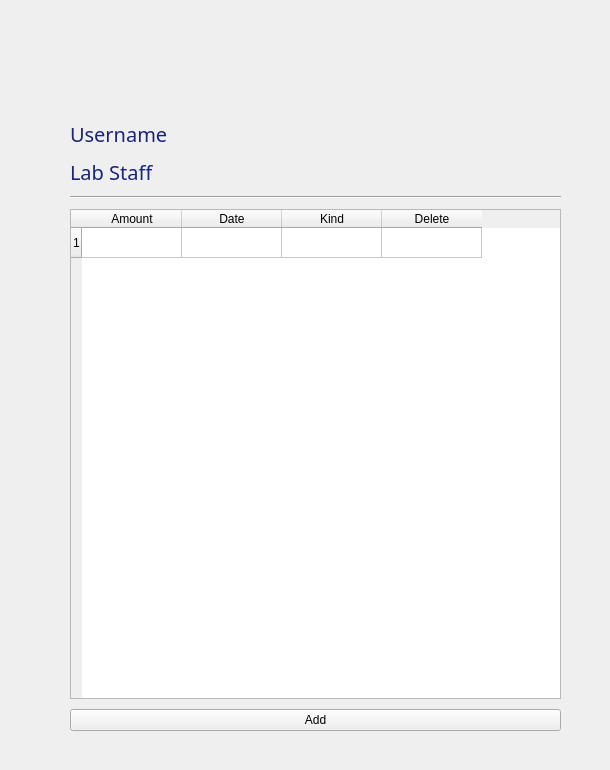
    <widget class="QWidget" name="AccountantPage">
     <widget class="QWidget" name="verticalLayoutWidget_11">
      <property name="geometry">
       <rect>
        <x>30</x>
        <y>90</y>
        <width>571</width>
        <height>671</height>
       </rect>
      </property>
      <layout class="QVBoxLayout" name="AccountantPageLayout">
       <property name="spacing">
        <number>10</number>
       </property>
       <property name="leftMargin">
        <number>40</number>
       </property>
       <property name="topMargin">
        <number>30</number>
       </property>
       <property name="rightMargin">
        <number>40</number>
       </property>
       <property name="bottomMargin">
        <number>30</number>
       </property>
       <item>
        <widget class="QLabel" name="AccountantPageUsernameLabel">
         <property name="font">
          <font>
           <family>Rockwell</family>
           <pointsize>15</pointsize>
          </font>
         </property>
         <property name="styleSheet">
          <string notr="true">color: #1a237e;
</string>
         </property>
         <property name="text">
          <string>Username</string>
         </property>
        </widget>
       </item>
       <item>
        <widget class="QLabel" name="AccountantPageRoleLabel">
         <property name="font">
          <font>
           <family>Rockwell</family>
           <pointsize>15</pointsize>
          </font>
         </property>
         <property name="styleSheet">
          <string notr="true">color: #1a237e;
</string>
         </property>
         <property name="text">
          <string>Lab Staff</string>
         </property>
        </widget>
       </item>
       <item>
        <widget class="Line" name="AccountantPageLine">
         <property name="orientation">
          <enum>Qt::Horizontal</enum>
         </property>
        </widget>
       </item>
       <item>
        <widget class="QTableWidget" name="AccountantPageTableWidget">
         <row>
          <property name="text">
           <string>1</string>
          </property>
         </row>
         <column>
          <property name="text">
           <string>Amount</string>
          </property>
         </column>
         <column>
          <property name="text">
           <string>Date</string>
          </property>
         </column>
         <column>
          <property name="text">
           <string>Kind</string>
          </property>
         </column>
         <column>
          <property name="text">
           <string>Delete</string>
          </property>
         </column>
        </widget>
       </item>
       <item>
        <widget class="QPushButton" name="AccountantPageAddButton">
         <property name="text">
          <string>Add</string>
         </property>
        </widget>
       </item>
      </layout>
     </widget>
    </widget>
